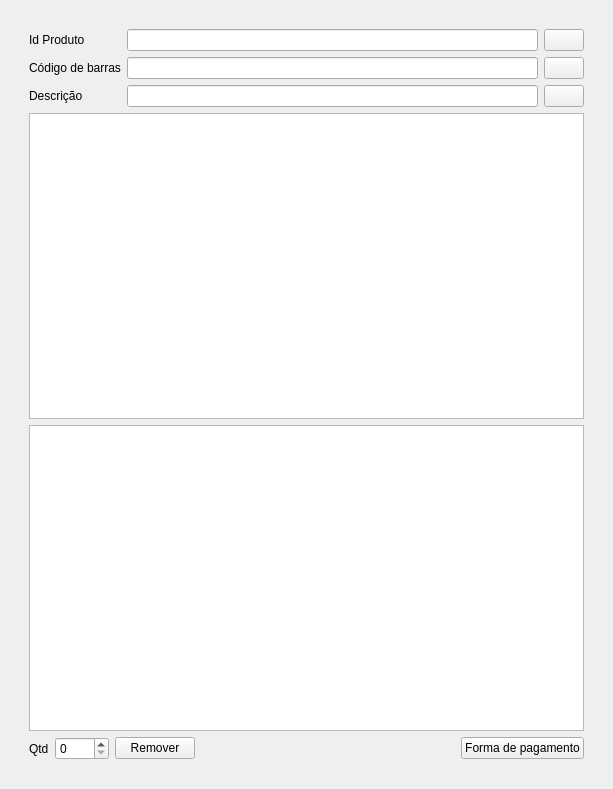
<?xml version="1.0" encoding="UTF-8"?>
<ui version="4.0">
 <class>ItemPedido</class>
 <widget class="QDialog" name="ItemPedido">
  <property name="geometry">
   <rect>
    <x>0</x>
    <y>0</y>
    <width>613</width>
    <height>789</height>
   </rect>
  </property>
  <property name="windowTitle">
   <string>Dialog</string>
  </property>
  <layout class="QGridLayout" name="gridLayout_11">
   <item row="0" column="0">
    <widget class="QWidget" name="widget" native="true">
     <layout class="QGridLayout" name="gridLayout_13">
      <item row="0" column="0">
       <layout class="QGridLayout" name="gridLayout_9">
        <item row="0" column="0">
         <layout class="QGridLayout" name="gridLayout"/>
        </item>
        <item row="1" column="0">
         <layout class="QGridLayout" name="gridLayout_10">
          <item row="0" column="0">
           <widget class="QStackedWidget" name="stItemPedido">
            <property name="currentIndex">
             <number>0</number>
            </property>
            <widget class="QWidget" name="page">
             <layout class="QGridLayout" name="gridLayout_12">
              <item row="0" column="0">
               <layout class="QGridLayout" name="gridLayout_8">
                <item row="0" column="0">
                 <layout class="QGridLayout" name="gridLayout_4">
                  <item row="0" column="0">
                   <layout class="QGridLayout" name="gridLayout_2">
                    <item row="0" column="0">
                     <widget class="QLabel" name="label">
                      <property name="text">
                       <string>Id Produto</string>
                      </property>
                     </widget>
                    </item>
                    <item row="1" column="0">
                     <widget class="QLabel" name="label_2">
                      <property name="text">
                       <string>Código de barras</string>
                      </property>
                     </widget>
                    </item>
                    <item row="2" column="0">
                     <widget class="QLabel" name="label_3">
                      <property name="text">
                       <string>Descrição</string>
                      </property>
                     </widget>
                    </item>
                   </layout>
                  </item>
                  <item row="0" column="1">
                   <layout class="QGridLayout" name="gridLayout_3">
                    <item row="0" column="0" rowspan="3">
                     <layout class="QFormLayout" name="formLayout">
                      <item row="2" column="0" colspan="2">
                       <widget class="QLineEdit" name="lE_descricao"/>
                      </item>
                      <item row="0" column="0" colspan="2">
                       <widget class="QLineEdit" name="lE_IdPRoduto"/>
                      </item>
                      <item row="1" column="0" colspan="2">
                       <widget class="QLineEdit" name="lE_codBarras"/>
                      </item>
                     </layout>
                    </item>
                    <item row="0" column="1">
                     <widget class="QPushButton" name="pB_PesqIdProdt">
                      <property name="text">
                       <string/>
                      </property>
                      <property name="icon">
                       <iconset>
                        <normaloff>../Documentos/Qt/Projetos/estoque-agro/icons/pesquisar.png</normaloff>
                        <disabledoff>:/rec/icons/pesquisar.png</disabledoff>
                        <selectedoff>:/rec/icons/pesquisar.png</selectedoff>../Documentos/Qt/Projetos/estoque-agro/icons/pesquisar.png</iconset>
                      </property>
                      <property name="autoDefault">
                       <bool>false</bool>
                      </property>
                     </widget>
                    </item>
                    <item row="1" column="1">
                     <widget class="QPushButton" name="pB_PesqCodigo">
                      <property name="text">
                       <string/>
                      </property>
                      <property name="icon">
                       <iconset>
                        <normaloff>../Documentos/Qt/Projetos/estoque-agro/icons/pesquisar.png</normaloff>
                        <disabledoff>:/rec/icons/pesquisar.png</disabledoff>
                        <selectedoff>:/rec/icons/pesquisar.png</selectedoff>../Documentos/Qt/Projetos/estoque-agro/icons/pesquisar.png</iconset>
                      </property>
                      <property name="autoDefault">
                       <bool>false</bool>
                      </property>
                     </widget>
                    </item>
                    <item row="2" column="1">
                     <widget class="QPushButton" name="pB_PesqDescr">
                      <property name="text">
                       <string/>
                      </property>
                      <property name="icon">
                       <iconset>
                        <normaloff>../Documentos/Qt/Projetos/estoque-agro/icons/pesquisar.png</normaloff>
                        <disabledoff>:/rec/icons/pesquisar.png</disabledoff>
                        <selectedoff>:/rec/icons/pesquisar.png</selectedoff>../Documentos/Qt/Projetos/estoque-agro/icons/pesquisar.png</iconset>
                      </property>
                      <property name="autoDefault">
                       <bool>false</bool>
                      </property>
                     </widget>
                    </item>
                   </layout>
                  </item>
                 </layout>
                </item>
                <item row="1" column="0">
                 <layout class="QGridLayout" name="gridLayout_5">
                  <item row="0" column="0">
                   <widget class="QTreeView" name="treeView"/>
                  </item>
                  <item row="1" column="0">
                   <widget class="QTableView" name="tv_itemPedido"/>
                  </item>
                  <item row="2" column="0">
                   <layout class="QGridLayout" name="gridLayout_7">
                    <item row="0" column="0">
                     <layout class="QGridLayout" name="gridLayout_6">
                      <item row="0" column="0">
                       <widget class="QLabel" name="label_4">
                        <property name="sizePolicy">
                         <sizepolicy hsizetype="Fixed" vsizetype="Preferred">
                          <horstretch>0</horstretch>
                          <verstretch>0</verstretch>
                         </sizepolicy>
                        </property>
                        <property name="text">
                         <string>Qtd</string>
                        </property>
                       </widget>
                      </item>
                      <item row="0" column="1">
                       <widget class="QSpinBox" name="spinBox">
                        <property name="maximum">
                         <number>9999</number>
                        </property>
                       </widget>
                      </item>
                      <item row="0" column="2">
                       <widget class="QPushButton" name="PbRemover">
                        <property name="text">
                         <string>Remover</string>
                        </property>
                        <property name="autoDefault">
                         <bool>false</bool>
                        </property>
                       </widget>
                      </item>
                      <item row="0" column="3">
                       <spacer name="horizontalSpacer_2">
                        <property name="orientation">
                         <enum>Qt::Horizontal</enum>
                        </property>
                        <property name="sizeHint" stdset="0">
                         <size>
                          <width>40</width>
                          <height>20</height>
                         </size>
                        </property>
                       </spacer>
                      </item>
                     </layout>
                    </item>
                    <item row="0" column="1">
                     <widget class="QPushButton" name="pBFormadPagamento">
                      <property name="text">
                       <string>Forma de pagamento</string>
                      </property>
                      <property name="autoDefault">
                       <bool>false</bool>
                      </property>
                     </widget>
                    </item>
                   </layout>
                  </item>
                 </layout>
                </item>
               </layout>
              </item>
             </layout>
            </widget>
           </widget>
          </item>
         </layout>
        </item>
       </layout>
      </item>
     </layout>
    </widget>
   </item>
  </layout>
 </widget>
 <resources/>
 <connections/>
</ui>
